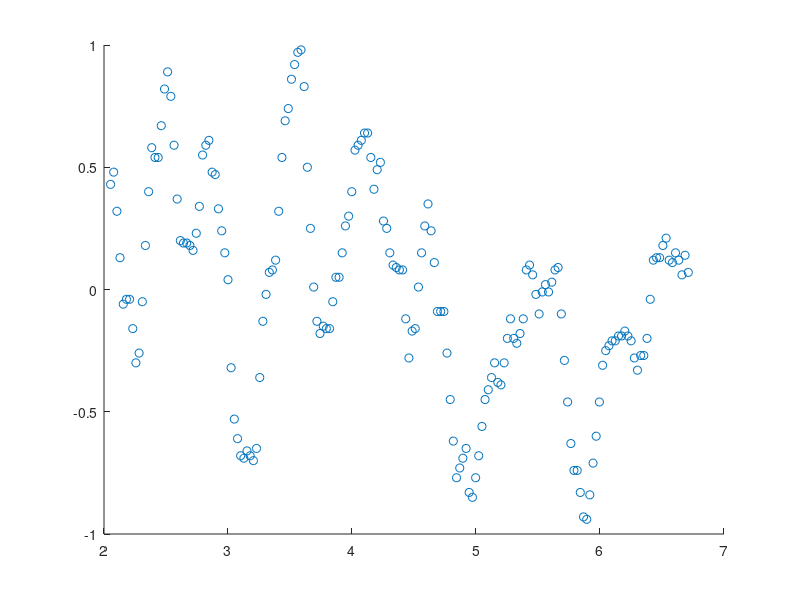

Recreate this plot in MATLAB. (Note: this script raises an error after producing the figure.)
close all;
clear all;
clc;

Data1 = csvread('StillAngle.csv');
Data1(:,2) = Data1(:,2)/1000;

Data1(:,1) = Data1(:,1)-147.8;

scatter(Data1(:,2),Data1(:,1))

format long

fs = 40;
fm = fs/2;
ns = 20000;
w = linspace(1,2*pi*fm,ns);
f = w/(2*pi);
wd = w/(2*fm);
s = tf('s');
z = tf('z');
%H = 8.500881141*10^7/(s^4+192.0418945*s^3*cos((1/8)*pi)+18440.04462*s^2+192.0418945*cos((3/8)*pi)*s^3+36880.08924*cos((3/8)*pi)*s^2*cos((1/8)*pi)+1.770630552*10^6*cos((3/8)*pi)*s+1.770630552*10^6*cos((1/8)*pi)*s+8.500881142*10^7)
%bodeplot(H)
%% LOWPASS FILTER

%H = (0.4347829973e-2+0.2608697984e-1/z+0.6521744960e-1/z^2+0.8695659946e-1/z^3+0.6521744960e-1/z^4+0.2608697984e-1/z^5+0.4347829973e-2/z^6)/(1-1.974486371/z+2.241740971/z^2-1.460131921/z^3+.5920585105/z^4-.1343581056/z^5+0.1344675427e-1/z^6)
Hs = (8.5009000*10^7*z^4+3.40036000*10^8*z^3+5.10054000*10^8*z^2+3.40036000*10^8*z+8.5009000*10^7)/(6.409741674*10^8*z^4+2.89405884*10^8*z^3+3.528825092*10^8*z^2+6.2981316*10^7*z+1.389052340*10^7)
[num,den] = tfdata(Hs);
num = num{1}/(6.41e08);
den = den{1}/(6.41e08);
H = tf(num, den, 0.025, 'variable', 'z^-1')
den
H_freq = freqz(num, den, wd);
magdb = 20*log10(abs(H_freq));

%bodeplot(Hs)

semilogx(f, magdb)

grid;
figure;

%% Test filter algorithm
BUF0 = 0;
BUF1 = 0;
BUF2 = 0;
BUF3 = 0;
BUF4 = 0;
BUF5 = 0;
BUF6 = 0;

a1 = 0.4515;
a2 = 0.5505;
a3 = 0.09825;
a4 = 0.02167;


b0 = 0.1326;
b1 = 0.5305;
b2 = 0.7957;
b3 = 0.5305;
b4 = 0.1326;


input = Data1(:,1);
output = zeros(183,1);
for i=1:183
   BUF0 = input(i) - (a1*BUF1 + a2*BUF2 + a3*BUF3 + a4*BUF4);
   output(i) = BUF0*b0 + b1*BUF1 + b2*BUF2 + b3*BUF3 + b4*BUF4;
   BUF4 = BUF3;
   BUF3 = BUF2;
   BUF2 = BUF1;
   BUF1 = BUF0;
end

plot(Data1(:,2),Data1(:,1), 'b',Data1(:,2),output, 'r')

%scatter(Data1(:,2),output)

%% FFT
%scatter(Data1(:,2),Data1(:,1));
%figure;

input = Data1(:,1);

%input_fft = mag2db(abs(fft(input)));
input_fft = mag2db(2/length(input)*abs(fft(input)));
freq = linspace(0,40,length(input_fft));
plot(freq,input_fft);
figure;
spectrogram(input,hamming(20),19,100,40,'yaxis') %fft for hvert sekund (40)

figure;

inputfilter = output;

%input_fft = mag2db(abs(fft(input)));
input_fft = mag2db(2/length(inputfilter)*abs(fft(inputfilter)));
freq = linspace(0,40,length(input_fft));
plot(freq,input_fft);
figure;
spectrogram(output,hamming(20),19,100,40,'yaxis') %fft for hvert sekund (40)

figure;

plot(Data1(:,2),Data1(:,1),Data1(:,2),output, 'r')
figure;
